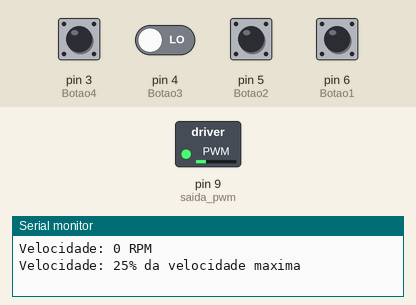
This sketch was run on a simulated Arduino Uno, built with avr-gcc and run on an emulated ATmega328P. Shown: switched loads named in the sketch (green lamp = pin HIGH), the last lines printed to the serial monitor. The inputs (shaded band) are chosen by the test bench; at power-on: pin 6 (Botao1) HIGH, pin 3 (Botao4), pin 4 (Botao3), pin 5 (Botao2) LOW.

Above: at 1.2 s.
1.3 s: pin 5 (Botao2) pulled HIGH for 1.2 s
At 2.6 s:
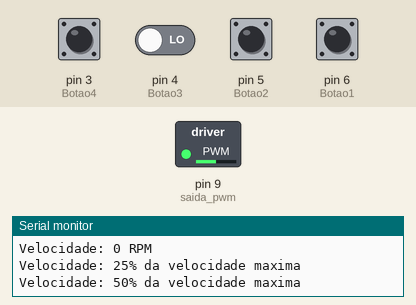
4.6 s: pin 6 (Botao1) pulled LOW for 1.2 s
At 5.5 s:
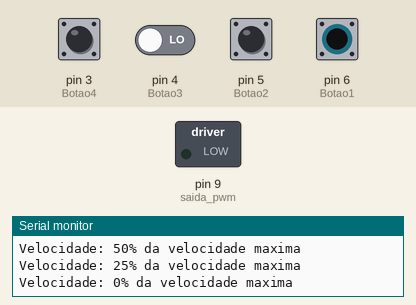
7.6 s: pin 6 (Botao1) pulled LOW for 3.2 s
At 12.3 s:
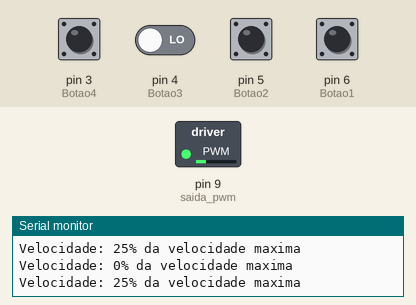
12.6 s: pin 5 (Botao2) pulled HIGH for 3.2 s
At 14.3 s:
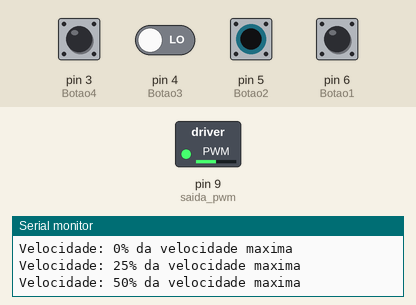
17.6 s: pin 4 (Botao3) driven HIGH and pin 5 (Botao2) driven HIGH
At 19.1 s:
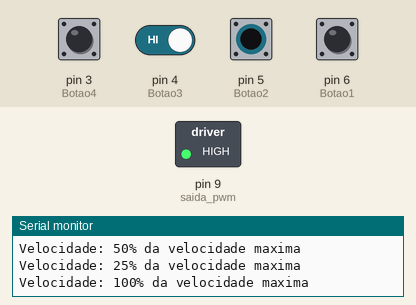
Timing chart, 0 to 20.6 s (numbered marks = the images above; inputs shaded):
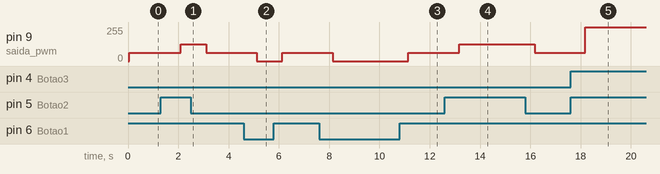

The sketch:

controle_velocidade_motor.ino
```cpp
// Controle de velocidade de motor


#include <TimerOne.h>

// Pino dos botões
const char Botao1 = 6, Botao2 = 5, Botao3 = 4, Botao4 = 3; // Botões de controle de velocidade
const char saida_pwm = 9;                                  // Pino de saída do PWM
unsigned int velocidade_anterior = 0;

void setup() {

  // Define os botões
  pinMode(Botao1, INPUT);
  pinMode(Botao2, INPUT);
  pinMode(Botao3, INPUT);
  pinMode(Botao4, INPUT);
  pinMode(saida_pwm, OUTPUT);

  // Saida Serial
  Serial.begin(9600);
  Serial.println("Sistemas de controle de velocidade para motor DC");
  Serial.println("=================================================");
  Serial.println("Velocidade: 0 RPM");

  // Timer1, rotina:
  Timer1.initialize(100000);  // 100 ms
}


void loop() {

  if (!digitalRead(Botao1))
    MudaVelocidade(0);
  else if(!digitalRead(Botao2))
    MudaVelocidade(25);
  else if(!digitalRead(Botao3))
    MudaVelocidade(50);
  else if(!digitalRead(Botao4))
    MudaVelocidade(100);

  delay(5);

}

void MudaVelocidade(int velocidade){

  if (velocidade != velocidade_anterior){
    int duty =  velocidade * 10.23;
    Timer1.pwm(saida_pwm, duty);
    Timer1.restart();

    Serial.print("Velocidade: ");
    Serial.print(velocidade);
    Serial.println("% da velocidade maxima");
    velocidade_anterior = velocidade;
  }

  delay(1000);
}
```

Measured:
- after the input at 1.3 s, pin 9 (saida_pwm): 63/255 → 127/255 after 0.81 s, → 63/255 1.0 s later
- after the input at 4.6 s, pin 9 (saida_pwm): 63/255 → 0/255 after 0.52 s, → 63/255 1.0 s later
- after the input at 7.6 s, pin 9 (saida_pwm): 63/255 → 0/255 after 0.54 s, → 63/255 3.0 s later
- after the input at 12.6 s, pin 9 (saida_pwm): 63/255 → 127/255 after 0.56 s, → 63/255 3.0 s later
- after the input at 17.6 s, pin 9 (saida_pwm): 63/255 → 255/255 after 0.59 s
